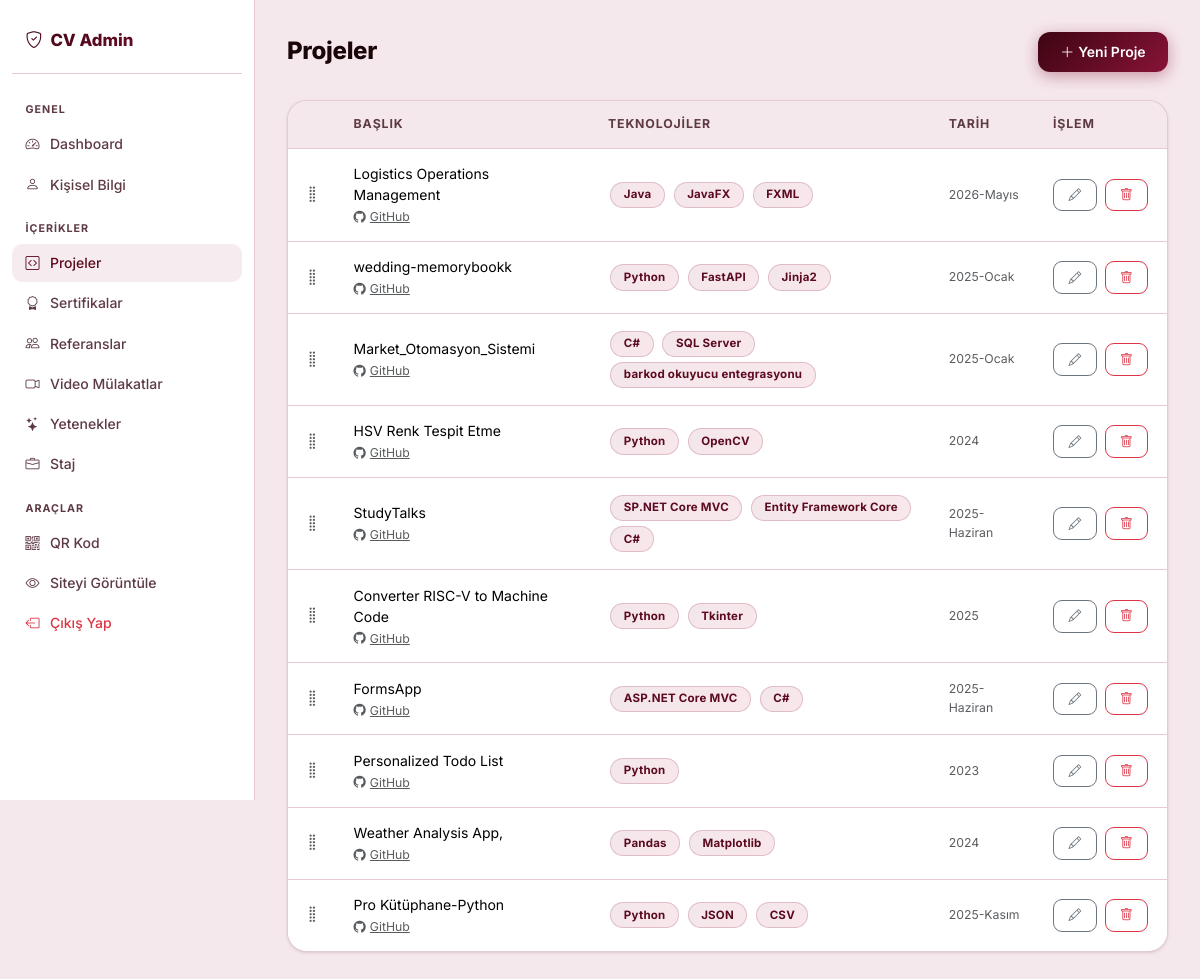
Screenshot of /admin/projeler (signed in) with the database file from the repository.
### app.py (models this page shows)
class Proje(db.Model):
    id = db.Column(db.Integer, primary_key=True)
    baslik = db.Column(db.String(200), nullable=False)
    aciklama = db.Column(db.Text, default='')
    teknolojiler = db.Column(db.String(500), default='')
    github_link = db.Column(db.String(300), default='')
    demo_link = db.Column(db.String(300), default='')
    resim = db.Column(db.String(300), default='')
    tarih = db.Column(db.String(50), default='')
    sira = db.Column(db.Integer, default=0)
    fotograflar = db.relationship('ProjeFoto', backref='proje', lazy=True,
                                  cascade='all, delete-orphan', order_by='ProjeFoto.sira')

### app.py (the view)
@app.route('/admin/projeler')
@giris_gerekli
def admin_projeler():
    tum_projeler = Proje.query.order_by(Proje.sira, Proje.id.desc()).all()
    return render_template('admin/projeler.html', projeler=tum_projeler)

### app.py (called while the page is built)
@app.context_processor
def inject_bilgi():
    bilgi = KisiselBilgi.query.first()
    return dict(bilgi=bilgi)

def giris_gerekli(f):
    @wraps(f)
    def decorated(*args, **kwargs):
        if 'admin_id' not in session:
            return redirect(url_for('admin_giris'))
        return f(*args, **kwargs)
    return decorated

### templates/admin/projeler.html (shortened to what this page needs)
{% extends "admin/base.html" %}
{% block content %}
<div class="admin-header d-flex justify-content-between align-items-center">
  <h1>Projeler</h1>
  <a href="{{ url_for('admin_proje_ekle') }}" class="btn btn-primary">
    <i class="bi bi-plus-lg me-1"></i>Yeni Proje
  </a>
</div>
<div class="admin-table">
  <table class="table table-hover mb-0">
    <thead>
      <tr>
        <th style="width:36px;"></th>
        <th>Başlık</th>
        <th>Teknolojiler</th>
        <th>Tarih</th>
        <th style="width:130px;">İşlem</th>
      </tr>
    </thead>
    <tbody id="sortable-tbody">
      {% for proje in projeler %}
      <tr data-id="{{ proje.id }}">
        <td><i class="bi bi-grip-vertical drag-handle text-muted" style="cursor:grab;font-size:1.1rem;"></i></td>
        <td>
          <div class="fw-500">{{ proje.baslik }}</div>
          {% if proje.github_link %}
          <a href="{{ proje.github_link }}" target="_blank" class="text-muted small">
            <i class="bi bi-github me-1"></i>GitHub
          </a>
          {% endif %}
        </td>
        <td>
          {% if proje.teknolojiler %}
          {% for tech in proje.teknolojiler.split(',')[:3] %}
          <span class="tech-badge">{{ tech.strip() }}</span>
          {% endfor %}
          {% endif %}
        </td>
        <td class="text-muted small">{{ proje.tarih or '—' }}</td>
        <td>
          <a href="{{ url_for('admin_proje_duzenle', id=proje.id) }}"
             class="btn btn-sm btn-outline-secondary me-1">
            <i class="bi bi-pencil"></i>
          </a>
          <form method="POST" action="{{ url_for('admin_proje_sil', id=proje.id) }}"
                style="display:inline;"
                onsubmit="return confirm('Bu projeyi silmek istediğine emin misin?')">
            <button type="submit" class="btn btn-sm btn-outline-danger">
              <i class="bi bi-trash"></i>
            </button>
          </form>
        </td>
      </tr>
      {% else %}
      <tr>
        <td colspan="5" class="text-center text-muted py-4">
          Henüz proje yok. <a href="{{ url_for('admin_proje_ekle') }}">İlk projeyi ekle</a>
        </td>
      </tr>
      {% endfor %}
    </tbody>
  </table>
</div>
{% endblock %}

### static/css/style.css (style rules this page uses)
:root { --primary: #5c0a1f; --primary-dark: #3d0512; --primary-light: #fce8ed; --accent: #881337; --accent2: #be123c; --gradient: linear-gradient(135deg, #3d0512 0%, #881337 100%); --gradient2: linear-gradient(135deg, #881337 0%, #3d0512 100%); --gradient-warm: linear-gradient(135deg, #5c0a1f 0%, #9b1b30 100%); --text: #1a0508; --text-muted: #5e3a43; --bg: #f5e8ec; --card-bg: #fff7f8; --border: rgba(92,10,31,.18); --border-solid: #e8c9d0; --radius: 20px; --radius-sm: 12px; --shadow: 0 1px 4px rgba(92,10,31,.09), 0 1px 2px rgba(0,0,0,.05); --shadow-md: 0 6px 24px rgba(92,10,31,.18); --shadow-lg: 0 14px 44px rgba(92,10,31,.2); --shadow-xl: 0 24px 64px rgba(92,10,31,.24); --shadow-color: 0 8px 28px rgba(92,10,31,.45); }
* { box-sizing: border-box; }
body { font-family: 'Inter', sans-serif; background: var(--bg); color: var(--text); min-height: 100vh; display: flex; flex-direction: column; }
.btn-primary { background: var(--gradient); border: none; font-weight: 600; font-size: .875rem; border-radius: 12px; padding: .58rem 1.4rem; box-shadow: 0 4px 16px rgba(136,19,55,.4); transition: all .24s cubic-bezier(.34,1.56,.64,1); }
.btn-sm { padding: .36rem .9rem; font-size: .8rem; border-radius: 9px; }
.tech-badge { display: inline-block; background: linear-gradient(135deg, rgba(136,19,55,.1), rgba(190,18,60,.1)); color: var(--primary); border-radius: 999px; padding: .22rem .78rem; font-size: .72rem; font-weight: 700; margin: .15rem; letter-spacing: .02em; border: 1px solid rgba(136,19,55,.2); }
.admin-header { margin-bottom: 1.75rem; }
.admin-header h1 { font-size: 1.5rem; font-weight: 800; margin: 0; letter-spacing: -.3px; }
.admin-table { background: var(--card-bg); border-radius: var(--radius); border: 1.5px solid var(--border); overflow: hidden; box-shadow: var(--shadow); }
.admin-table table { margin: 0; font-size: .875rem; }
.admin-table thead th { background: var(--bg); border-bottom: 1px solid var(--border-solid); color: var(--text-muted); font-weight: 700; font-size: .77rem; text-transform: uppercase; letter-spacing: .07em; padding: .9rem 1rem; }
.admin-table tbody td { padding: .9rem 1rem; vertical-align: middle; border-bottom: 1px solid var(--border-solid); }
.admin-table tbody tr:last-child td { border-bottom: none; }

### rows the page displays
Proje: baslik "Logistics Operations Management", strip "Java" "JavaFX" "FXML", tarih "2026-Mayıs"
Proje: baslik "wedding-memorybookk", strip "Python" "FastAPI" "Jinja2", tarih "2025-Ocak"
Proje: baslik "Market_Otomasyon_Sistemi", strip "C#" "SQL Server" "barkod okuyucu entegrasyonu", tarih "2025-Ocak"
Proje: baslik "HSV Renk Tespit Etme", strip "Python" "OpenCV", tarih "2024"
Proje: baslik "StudyTalks", strip "SP.NET Core MVC" "Entity Framework Core" "C#", tarih "2025-Haziran"
Proje: baslik "Converter RISC-V to Machine Code", strip "Python" "Tkinter", tarih "2025"
Proje: baslik "FormsApp", strip "ASP.NET Core MVC" "C#", tarih "2025-Haziran"
Proje: baslik "Personalized Todo List", strip "Python", tarih "2023"
Proje: baslik "Weather Analysis App,", strip "Pandas" "Matplotlib", tarih "2024"
Proje: baslik "Pro Kütüphane-Python", strip "Python" "JSON" "CSV", tarih "2025-Kasım"
